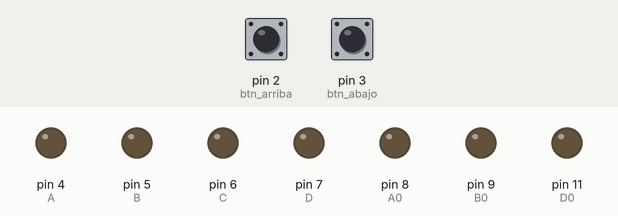
Bench run of a sketch on a simulated Arduino Uno, built with avr-gcc and run on an emulated ATmega328P. On the bench: output pins drawn as LEDs (lit = HIGH). Inputs (shaded band) come from the test bench; at power-on: pin 2 (btn_arriba) LOW, pin 3 (btn_abajo) HIGH.

Above: at 1.2 s.
1.3 s: pin 2 (btn_arriba) pulled HIGH for 0.15 s
At 2.2 s:
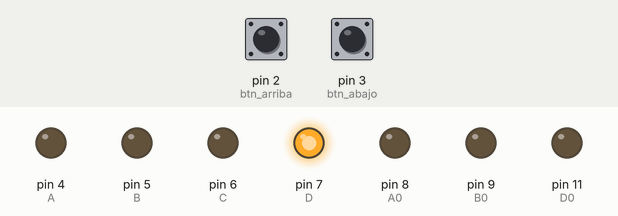
2.9 s: pin 2 (btn_arriba) pulled HIGH for 1 s
At 3.4 s:
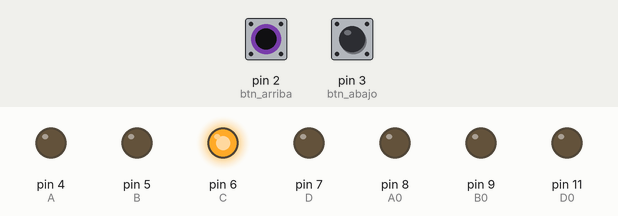
5.4 s: pin 2 (btn_arriba) pulled HIGH for 0.15 s
At 6.5 s:
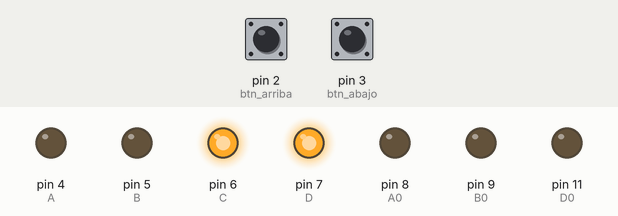
7.0 s: pin 2 (btn_arriba) pulled HIGH for 3.2 s
At 7.7 s:
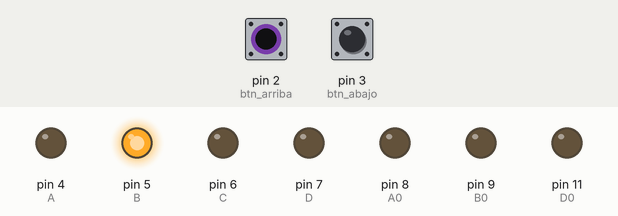
11.7 s: pin 2 (btn_arriba) pulled HIGH for 0.15 s
At 12.5 s:
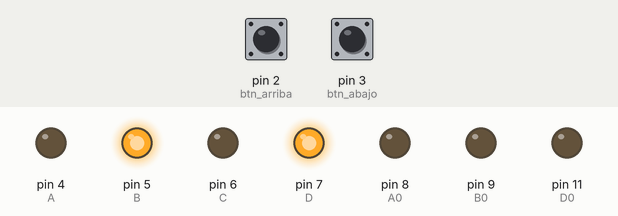
13.3 s: pin 2 (btn_arriba) pulled HIGH for 1 s
At 13.7 s:
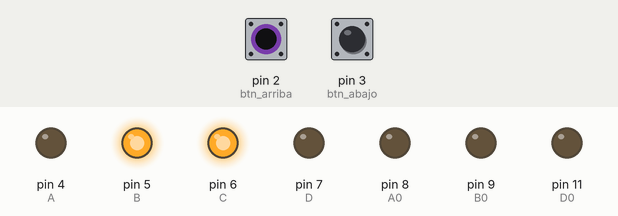
Timing chart, 0 to 16.3 s (numbered marks = the images above; inputs shaded):
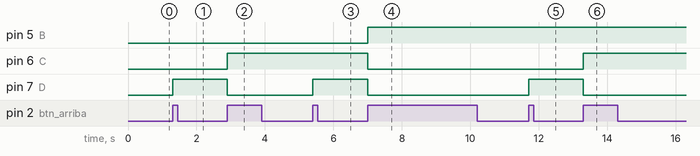

Measured:
- after the input at 1.3 s, pin 7 (D): LOW → HIGH at once
- after the input at 2.9 s, pin 6 (C): LOW → HIGH at once; pin 7 (D): HIGH → LOW at once
- after the input at 5.4 s, pin 7 (D): LOW → HIGH at once
- after the input at 7.0 s, pin 5 (B): LOW → HIGH at once; pin 6 (C), pin 7 (D): HIGH → LOW at once
- after the input at 11.7 s, pin 7 (D): LOW → HIGH at once
- after the input at 13.3 s, pin 6 (C): LOW → HIGH at once; pin 7 (D): HIGH → LOW at once

The sketch:

javier.ino
```cpp
//Directivas de Propocesador
#define btn_arriba 2 //pin 2 utilizado para una interrupción externa para rising
#define btn_abajo 3 //pin 3 utilizado para una interrupción externa para falling
#define A 4
#define B 5
#define C 6
#define D 7

#define A0 8
#define B0 9
#define C0 10
#define D0 11

//Funciones
void funcion_ISR_rising(void);
void funcion_ISR_falling(void);
void display_primero();
void display_segundo();

//Variables
volatile static bool f_print = false; //Variable booleana que me permite imprimir un texto en el Loop
int unidades = 0; ///variable que va de 0 - 9
int decenas = 0; ///variable que va de 0 - 5

void setup() {
    pinMode(btn_arriba, INPUT);
  pinMode(btn_abajo, INPUT);
  pinMode(A, OUTPUT);
  pinMode(B, OUTPUT);
  pinMode(C, OUTPUT);
  pinMode(D, OUTPUT);
  pinMode(A0, OUTPUT);
  pinMode(B0, OUTPUT);
  pinMode(C0, OUTPUT);
  pinMode(D0, OUTPUT);

  attachInterrupt(digitalPinToInterrupt(btn_arriba),funcion_ISR_rising,RISING); //Anclar la interrupcion del pin 9 a una funcion de ISR, disparado por el flanco
  attachInterrupt(digitalPinToInterrupt(btn_abajo),funcion_ISR_falling,FALLING); //Anclar la interrupcion del pin 10 a una funcion de ISR, disparado por el flanco
}
void loop() {
  if(f_print){
    f_print = false; //Limpio la variable
    if(unidades > 9){
      decenas++;
      unidades = 0;
    }
    if(unidades == -1){
      unidades = 9;
      decenas--;
    }
    if(decenas < 0){
      unidades = 0;
      decenas = 5;
    }
    if(unidades > 0 && decenas == 5){
      unidades = 0;
      decenas = 0;
    }

  }
  display_primero();
  display_segundo();
}
//Funciones ISR
void funcion_ISR_rising(void){
  unidades ++; //aunmento el valor de la variable
  f_print = true;
}
void funcion_ISR_falling(void){
  unidades --; //disminuyo el valor de la variable
  f_print = true;
}
void display_primero(){
  if(unidades==0){
  digitalWrite(A, LOW);
  digitalWrite(B, LOW);
  digitalWrite(C, LOW);
  digitalWrite(D, LOW);
  }
   if(unidades==1){
  digitalWrite(A, LOW);
  digitalWrite(B, LOW);
  digitalWrite(C, LOW);
  digitalWrite(D, HIGH);
  }
  if(unidades==2){
  digitalWrite(A, LOW);
  digitalWrite(B, LOW);
  digitalWrite(C, HIGH);
  digitalWrite(D, LOW);
  }
  if(unidades==3){
  digitalWrite(A, LOW);
  digitalWrite(B, LOW);
  digitalWrite(C, HIGH);
  digitalWrite(D, HIGH);
  }
  if(unidades==4){
  digitalWrite(A, LOW);
  digitalWrite(B, HIGH);
  digitalWrite(C, LOW);
  digitalWrite(D, LOW);
  }
  if(unidades==5){
  digitalWrite(A, LOW);
  digitalWrite(B, HIGH);
  digitalWrite(C, LOW);
  digitalWrite(D, HIGH);
  }
  if(unidades==6){
  digitalWrite(A, LOW);
  digitalWrite(B, HIGH);
  digitalWrite(C, HIGH);
  digitalWrite(D, LOW);
  }
  if(unidades==7){
  digitalWrite(A, LOW);
  digitalWrite(B, HIGH);
  digitalWrite(C, HIGH);
  digitalWrite(D, HIGH);
  }
  if(unidades==8){
  digitalWrite(A, HIGH);
  digitalWrite(B, LOW);
  digitalWrite(C, LOW);
  digitalWrite(D, LOW);
  }
  if(unidades==9){
  digitalWrite(A, HIGH);
  digitalWrite(B, LOW);
  digitalWrite(C, LOW);
  digitalWrite(D, HIGH);
  }
}
void display_segundo(){
  if(decenas==0){
    digitalWrite(A0, LOW);
    digitalWrite(B0, LOW);
    digitalWrite(C0, LOW);
    digitalWrite(D0, LOW);
  }
  if(decenas==1){
  digitalWrite(A0, LOW);
  digitalWrite(B0, LOW);
  digitalWrite(C0, LOW);
  digitalWrite(D0, HIGH);
  }
  if(decenas==2){
  digitalWrite(A0, LOW);
  digitalWrite(B0, LOW);
  digitalWrite(C0, HIGH);
  digitalWrite(D0, LOW);
  }
  if(decenas==3){
  digitalWrite(A0, LOW);
  digitalWrite(B0, LOW);
  digitalWrite(C0, HIGH);
  digitalWrite(D0, HIGH);
  }
  if(decenas==4){
  digitalWrite(A0, LOW);
  digitalWrite(B0, HIGH);
  digitalWrite(C0, LOW);
  digitalWrite(D0, LOW);
  }
  if(decenas==5){
  digitalWrite(A0, LOW);
  digitalWrite(B0, HIGH);
  digitalWrite(C0, LOW);
  digitalWrite(D0, HIGH);
  }
}
```
